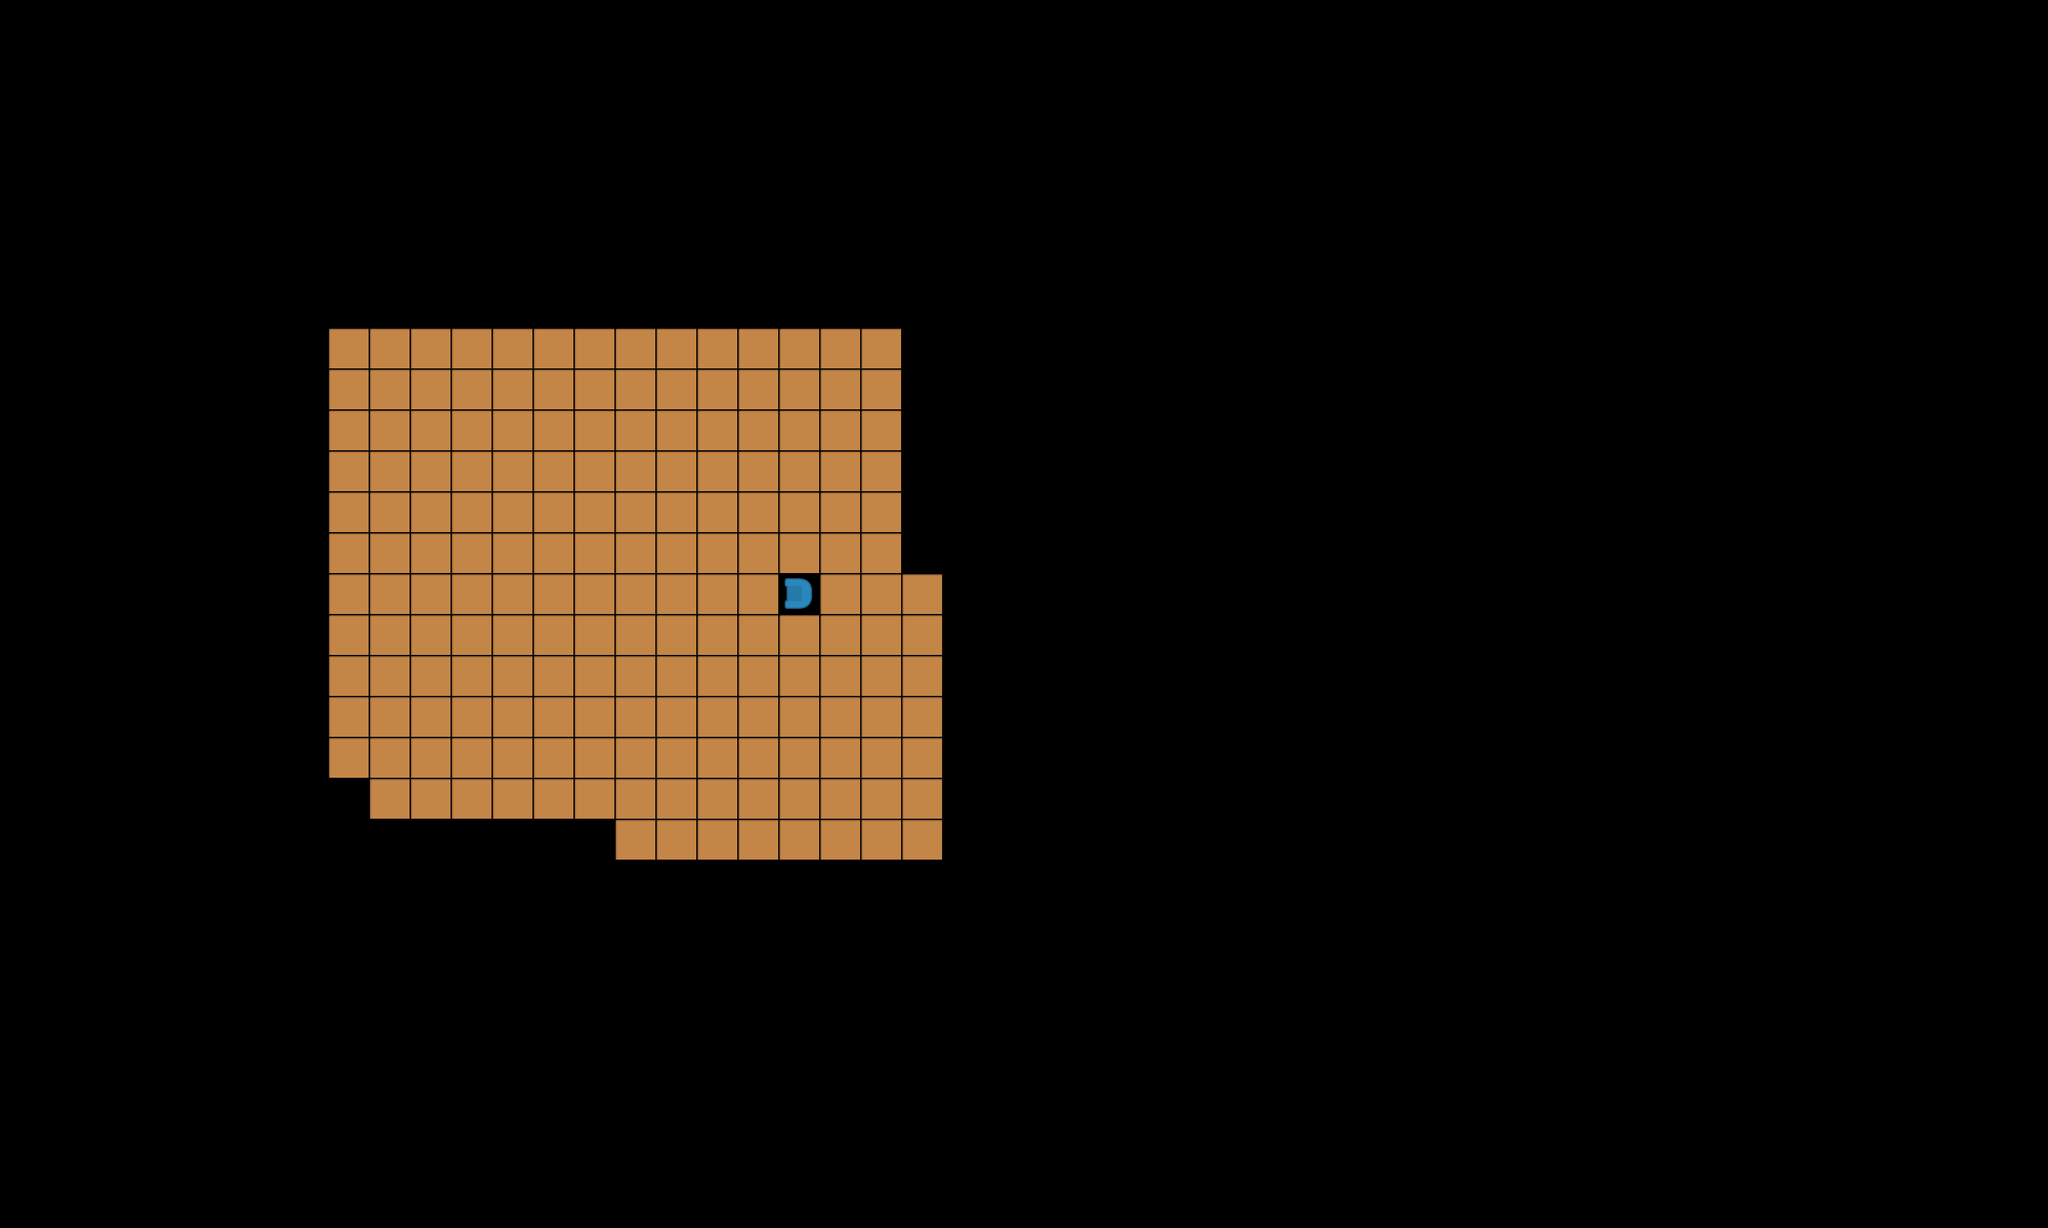

A 2D game scene composited from a Tiled map and its tileset images. What follows is a short description and the map's XML, with every tile layer's data as written:
An orthogonal 50x30 tile map with 64x64 px tiles, 1 tile layer (house) and 2 objects (player, wall).

<map version="1.10" tiledversion="1.10.2" orientation="orthogonal" renderorder="right-down" width="50" height="30" tilewidth="64" tileheight="64" infinite="0" nextlayerid="3" nextobjectid="3">
 <tileset firstgid="1" source="../img/Kenney Topdown Pack.tsx" />
 <layer id="1" name="house" width="50" height="30">
  <data encoding="csv">
0,0,0,0,0,0,0,0,0,0,0,0,0,0,0,0,0,0,0,0,0,0,0,0,0,0,0,0,0,0,0,0,0,0,0,0,0,0,0,0,0,0,0,0,0,0,0,0,0,0,
0,0,0,0,0,0,0,0,0,0,0,0,0,0,0,0,0,0,0,0,0,0,0,0,0,0,0,0,0,0,0,0,0,0,0,0,0,0,0,0,0,0,0,0,0,0,0,0,0,0,
0,0,0,0,0,0,0,0,0,0,0,0,0,0,0,0,0,0,0,0,0,0,0,0,0,0,0,0,0,0,0,0,0,0,0,0,0,0,0,0,0,0,0,0,0,0,0,0,0,0,
0,0,0,0,0,0,0,0,0,0,0,0,0,0,0,0,0,0,0,0,0,0,0,0,0,0,0,0,0,0,0,0,0,0,0,0,0,0,0,0,0,0,0,0,0,0,0,0,0,0,
0,0,0,0,0,0,0,0,0,0,0,0,0,0,0,0,0,0,0,0,0,0,0,0,0,0,0,0,0,0,0,0,0,0,0,0,0,0,0,0,0,0,0,0,0,0,0,0,0,0,
0,0,0,0,0,0,0,0,0,0,0,0,0,0,0,0,0,0,0,0,0,0,0,0,0,0,0,0,0,0,0,0,0,0,0,0,0,0,0,0,0,0,0,0,0,0,0,0,0,0,
0,0,0,0,0,0,0,0,0,0,0,0,0,0,0,0,0,0,0,0,0,0,0,0,0,0,0,0,0,0,0,0,0,0,0,0,0,0,0,0,0,0,0,0,0,0,0,0,0,0,
0,0,0,0,0,0,0,0,0,0,0,0,0,0,0,0,0,0,0,0,0,0,0,0,0,0,0,0,0,0,0,0,0,0,0,0,0,0,0,0,0,0,0,0,0,0,0,0,0,0,
0,0,0,0,0,0,0,0,349,349,349,349,349,349,349,349,349,349,349,349,349,349,0,0,0,0,0,0,0,0,0,0,0,0,0,0,0,0,0,0,0,0,0,0,0,0,0,0,0,0,
0,0,0,0,0,0,0,0,349,349,349,349,349,349,349,349,349,349,349,349,349,349,0,0,0,0,0,0,0,0,0,0,0,0,0,0,0,0,0,0,0,0,0,0,0,0,0,0,0,0,
0,0,0,0,0,0,0,0,349,349,349,349,349,349,349,349,349,349,349,349,349,349,0,0,0,0,0,0,0,0,0,0,0,0,0,0,0,0,0,0,0,0,0,0,0,0,0,0,0,0,
0,0,0,0,0,0,0,0,349,349,349,349,349,349,349,349,349,349,349,349,349,349,0,0,0,0,0,0,0,0,0,0,0,0,0,0,0,0,0,0,0,0,0,0,0,0,0,0,0,0,
0,0,0,0,0,0,0,0,349,349,349,349,349,349,349,349,349,349,349,349,349,349,0,0,0,0,0,0,0,0,0,0,0,0,0,0,0,0,0,0,0,0,0,0,0,0,0,0,0,0,
0,0,0,0,0,0,0,0,349,349,349,349,349,349,349,349,349,349,349,349,349,349,0,0,0,0,0,0,0,0,0,0,0,0,0,0,0,0,0,0,0,0,0,0,0,0,0,0,0,0,
0,0,0,0,0,0,0,0,349,349,349,349,349,349,349,349,349,349,349,1610613187,349,349,349,0,0,0,0,0,0,0,0,0,0,0,0,0,0,0,0,0,0,0,0,0,0,0,0,0,0,0,
0,0,0,0,0,0,0,0,349,349,349,349,349,349,349,349,349,349,349,349,349,349,349,0,0,0,0,0,0,0,0,0,0,0,0,0,0,0,0,0,0,0,0,0,0,0,0,0,0,0,
0,0,0,0,0,0,0,0,349,349,349,349,349,349,349,349,349,349,349,349,349,349,349,0,0,0,0,0,0,0,0,0,0,0,0,0,0,0,0,0,0,0,0,0,0,0,0,0,0,0,
0,0,0,0,0,0,0,0,349,349,349,349,349,349,349,349,349,349,349,349,349,349,349,0,0,0,0,0,0,0,0,0,0,0,0,0,0,0,0,0,0,0,0,0,0,0,0,0,0,0,
0,0,0,0,0,0,0,0,349,349,349,349,349,349,349,349,349,349,349,349,349,349,349,0,0,0,0,0,0,0,0,0,0,0,0,0,0,0,0,0,0,0,0,0,0,0,0,0,0,0,
0,0,0,0,0,0,0,0,0,349,349,349,349,349,349,349,349,349,349,349,349,349,349,0,0,0,0,0,0,0,0,0,0,0,0,0,0,0,0,0,0,0,0,0,0,0,0,0,0,0,
0,0,0,0,0,0,0,0,0,0,0,0,0,0,0,349,349,349,349,349,349,349,349,0,0,0,0,0,0,0,0,0,0,0,0,0,0,0,0,0,0,0,0,0,0,0,0,0,0,0,
0,0,0,0,0,0,0,0,0,0,0,0,0,0,0,0,0,0,0,0,0,0,0,0,0,0,0,0,0,0,0,0,0,0,0,0,0,0,0,0,0,0,0,0,0,0,0,0,0,0,
0,0,0,0,0,0,0,0,0,0,0,0,0,0,0,0,0,0,0,0,0,0,0,0,0,0,0,0,0,0,0,0,0,0,0,0,0,0,0,0,0,0,0,0,0,0,0,0,0,0,
0,0,0,0,0,0,0,0,0,0,0,0,0,0,0,0,0,0,0,0,0,0,0,0,0,0,0,0,0,0,0,0,0,0,0,0,0,0,0,0,0,0,0,0,0,0,0,0,0,0,
0,0,0,0,0,0,0,0,0,0,0,0,0,0,0,0,0,0,0,0,0,0,0,0,0,0,0,0,0,0,0,0,0,0,0,0,0,0,0,0,0,0,0,0,0,0,0,0,0,0,
0,0,0,0,0,0,0,0,0,0,0,0,0,0,0,0,0,0,0,0,0,0,0,0,0,0,0,0,0,0,0,0,0,0,0,0,0,0,0,0,0,0,0,0,0,0,0,0,0,0,
0,0,0,0,0,0,0,0,0,0,0,0,0,0,0,0,0,0,0,0,0,0,0,0,0,0,0,0,0,0,0,0,0,0,0,0,0,0,0,0,0,0,0,0,0,0,0,0,0,0,
0,0,0,0,0,0,0,0,0,0,0,0,0,0,0,0,0,0,0,0,0,0,0,0,0,0,0,0,0,0,0,0,0,0,0,0,0,0,0,0,0,0,0,0,0,0,0,0,0,0,
0,0,0,0,0,0,0,0,0,0,0,0,0,0,0,0,0,0,0,0,0,0,0,0,0,0,0,0,0,0,0,0,0,0,0,0,0,0,0,0,0,0,0,0,0,0,0,0,0,0,
0,0,0,0,0,0,0,0,0,0,0,0,0,0,0,0,0,0,0,0,0,0,0,0,0,0,0,0,0,0,0,0,0,0,0,0,0,0,0,0,0,0,0,0,0,0,0,0,0,0
</data>
 </layer>
 <objectgroup id="2" name="obstacles">
  <object id="1" name="player" x="1040" y="784" width="32" height="32" />
  <object id="2" name="wall" x="1232" y="912" width="32" height="32" />
 </objectgroup>
</map>
